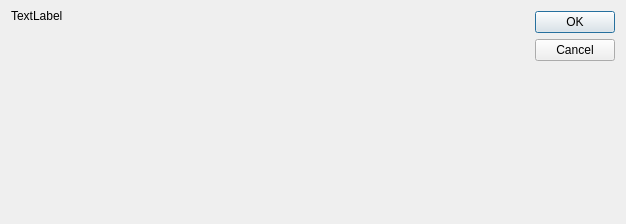
<?xml version="1.0" encoding="UTF-8"?>
<ui version="4.0">
 <class>Dialog</class>
 <widget class="QDialog" name="Dialog">
  <property name="windowModality">
   <enum>Qt::WindowModal</enum>
  </property>
  <property name="geometry">
   <rect>
    <x>0</x>
    <y>0</y>
    <width>626</width>
    <height>224</height>
   </rect>
  </property>
  <property name="windowTitle">
   <string>My Request</string>
  </property>
  <property name="modal">
   <bool>true</bool>
  </property>
  <layout class="QGridLayout" name="gridLayout">
   <item row="0" column="0">
    <widget class="QLabel" name="labelQueryName">
     <property name="maximumSize">
      <size>
       <width>16777215</width>
       <height>10</height>
      </size>
     </property>
     <property name="text">
      <string>TextLabel</string>
     </property>
    </widget>
   </item>
   <item row="0" column="1" rowspan="2">
    <widget class="QDialogButtonBox" name="buttonBox">
     <property name="orientation">
      <enum>Qt::Vertical</enum>
     </property>
     <property name="standardButtons">
      <set>QDialogButtonBox::Cancel|QDialogButtonBox::Ok</set>
     </property>
    </widget>
   </item>
   <item row="1" column="0">
    <layout class="QGridLayout" name="gridLayoutHeader"/>
   </item>
  </layout>
 </widget>
 <resources/>
 <connections>
  <connection>
   <sender>buttonBox</sender>
   <signal>accepted()</signal>
   <receiver>Dialog</receiver>
   <slot>accept()</slot>
   <hints>
    <hint type="sourcelabel">
     <x>248</x>
     <y>254</y>
    </hint>
    <hint type="destinationlabel">
     <x>157</x>
     <y>274</y>
    </hint>
   </hints>
  </connection>
  <connection>
   <sender>buttonBox</sender>
   <signal>rejected()</signal>
   <receiver>Dialog</receiver>
   <slot>reject()</slot>
   <hints>
    <hint type="sourcelabel">
     <x>316</x>
     <y>260</y>
    </hint>
    <hint type="destinationlabel">
     <x>286</x>
     <y>274</y>
    </hint>
   </hints>
  </connection>
 </connections>
</ui>
